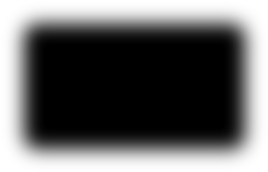
#> input picture clients/roku/images/card-shadow.png, 268 x 172 px, given in place of card-shadow.png-242.png, which was not available
$ python -i make_assets.py   (imports and definitions only)
#> lines starting #> are read from the running program, lines starting #| are printed output that depends on the picture; after the words box and inside, x2 and y2 are one past the last pixel; in counts of white or black regions, pixels touching at a corner belong together
#!/usr/bin/env python3
"""Regenerates the Roku channel's theme-tintable UI masks.

Every image written here is a WHITE mask (alpha carries the shape) so the channel can tint it with a theme token through
`blendColor` (see source/Theme.brs). Needs Pillow and rsvg-convert (librsvg). Run from clients/roku:
    python3 scripts/make_assets.py
Nav icons are drawn from the web's NavIcons.tsx paths (24 box, stroke 1.8, round caps) at their web size of 20 px.
"""
from __future__ import annotations

import math
import re
import shutil
import subprocess
import tempfile
from io import BytesIO
from pathlib import Path

from PIL import Image, ImageChops, ImageDraw, ImageFilter, ImageFont

IMAGES = Path(__file__).resolve().parents[1] / "images"
SS = 8  # supersampling

ICONS = {
    "nav-search": '<circle cx="10.5" cy="10.5" r="6.5"/><path d="m15.5 15.5 4.5 4.5"/>',
    "nav-home": '<path d="M3 11.5 12 4l9 7.5"/><path d="M5.5 9.5V20h13V9.5"/><path d="M10 20v-6h4v6"/>',
    "nav-series": '<rect x="4" y="4" width="16" height="16" rx="2"/><path d="M8 9h8M8 13h8M8 17h5"/><path d="m10 1 2 3 2-3"/>',
    "nav-movies": '<rect x="3" y="5" width="18" height="14" rx="2"/><path d="m7 5 2-3M13 5l2-3M19 5l2-3"/>'
    '<path d="m10 10 5 2.5-5 2.5z" fill="white" stroke="none"/>',
    "nav-sites": '<circle cx="12" cy="12" r="8.5"/><path d="M3.5 12h17M12 3.5c2.2 2.3 3.3 5.1 3.3 8.5S14.2 18.2 12 20.5M12 3.5C9.8 5.8 8.7 8.6 8.7 12s1.1 6.2 3.3 8.5"/>',
    "nav-music": '<path d="M9 18V6l10-2v12"/><circle cx="6.5" cy="18.5" r="2.5"/><circle cx="16.5" cy="16.5" r="2.5"/><path d="M9 10l10-2"/>',
    "nav-playlists": '<path d="M5 6h10M5 10h10M5 14h6"/><path d="M17 13.5v6"/><path d="m17 13.5 4-1.5v5.5"/><circle cx="15.5" cy="19.5" r="1.5"/><circle cx="19.5" cy="17.5" r="1.5"/>',
    "nav-watchlist": '<path d="M6 3.5h12a1 1 0 0 1 1 1V21l-7-4.5L5 21V4.5a1 1 0 0 1 1-1Z"/><path d="M12 7.5v5M9.5 10h5"/>',
    "nav-calendar": '<rect x="3.5" y="5" width="17" height="15" rx="2"/><path d="M3.5 10h17M8 3v4M16 3v4"/>',
    "player-play": '<path d="M7 4.5v15l13-7.5z" fill="white" stroke="none"/>',
    "player-pause": '<rect x="6" y="4.5" width="4.5" height="15" rx="1" fill="white" stroke="none"/><rect x="13.5" y="4.5" width="4.5" height="15" rx="1" fill="white" stroke="none"/>',
    "player-prev": '<rect x="4.5" y="5" width="2.4" height="14" rx="1" fill="white" stroke="none"/><path d="M19.5 5.5v13L8.2 12z" fill="white" stroke="none"/>',
    "player-next": '<rect x="17.1" y="5" width="2.4" height="14" rx="1" fill="white" stroke="none"/><path d="M4.5 5.5v13L15.8 12z" fill="white" stroke="none"/>',
    "player-subtitles": '<rect x="3.5" y="5" width="17" height="14" rx="2"/><path d="M6.5 12h4M13.5 12h4M6.5 15.5h7M15.5 15.5h2"/>',
    "player-playlist": '<path d="M4 6.5h10M4 11.5h10M4 16.5h7"/><path d="m16 14 4 2.5-4 2.5z" fill="white" stroke="none"/>',
    "player-health": '<circle cx="12" cy="12" r="8.5"/><path d="M12 11v5.5"/><circle cx="12" cy="7.8" r="0.9" fill="white" stroke="none"/>',
    "player-audio": '<path d="M5 9.5v5h4l4.5 3.5V6L9 9.5z" fill="white" stroke="none"/><path d="M16.5 9a4.5 4.5 0 0 1 0 6"/><path d="M19 6.5a8 8 0 0 1 0 11"/>',
    "player-volume": '<path d="M4 9.5v5h4l5 4V5.5l-5 4z" fill="white" stroke="none"/><path d="M17 8.5a5 5 0 0 1 0 7"/><path d="M19.7 6a9 9 0 0 1 0 12"/>',
    "player-cast": '<rect x="3" y="4" width="18" height="13" rx="1.5"/><path d="M3 12.5a7.5 7.5 0 0 1 7.5 7.5"/><path d="M3 8.5a11.5 11.5 0 0 1 11.5 11.5"/><circle cx="4.6" cy="19.4" r="1.7"/>',
    "player-fullscreen": '<path d="M4 9V5.5A1.5 1.5 0 0 1 5.5 4H9"/><path d="M15 4h3.5A1.5 1.5 0 0 1 20 5.5V9"/><path d="M20 15v3.5a1.5 1.5 0 0 1-1.5 1.5H15"/><path d="M9 20H5.5A1.5 1.5 0 0 1 4 18.5V15"/>',
    "player-minimise": '<path d="M4 14h6v6M20 10h-6V4M14 10l7-7M3 21l7-7"/>',
    "player-close": '<path d="M6 6l12 12M18 6 6 18"/>',
    "player-close-top": '<path d="M6 6l12 12M18 6 6 18"/>',
    "tile-filters": '<path d="M4 6h16M7 12h10m-7 6h4"/><circle cx="8" cy="6" r="1.5"/><circle cx="15" cy="12" r="1.5"/><circle cx="12" cy="18" r="1.5"/>',
    "tile-bell": '<path d="M6 16V11a6 6 0 0 1 12 0v5l1.5 2h-15z"/><path d="M10 20.5a2 2 0 0 0 4 0"/>',
    "arrow-left": '<path d="M19 12H5M11 6l-6 6 6 6"/>',
    "arrow-right": '<path d="M5 12h14M13 6l6 6-6 6"/>',
    "arrow-up": '<path d="M12 19V5M6 11l6-6 6 6"/>',
    "arrow-down": '<path d="M12 5v14M6 13l6 6 6-6"/>',
    "chevron-down": '<path d="m6 9 6 6 6-6"/>',
    "check": '<path d="m5 12.5 4.5 4.5L19 7.5"/>',
    "icon-empty": '<rect x="3" y="5" width="18" height="14" rx="2.5"/><path d="M6.5 10h8M6.5 13h6M6.5 16h3"/><circle cx="17" cy="8.5" r="1"/>',
}


# [85 lines left out: functions icon, rounded, nine_patch, square_outline, card_glow, group, not called in this run]


SHARED_AVATARS = Path(__file__).resolve().parents[2] / "shared" / "profile-avatars"
AVATAR_PRESETS = ("astronaut", "cat", "dinosaur", "robot", "pirate", "alien")


# [146 lines left out: functions avatar_plates, avatars, profile_focus_ring, profile_focus_shadow, profiles_background, profile_settings_buttons, not called in this run]


def profile_add_avatar(theme: str) -> None:
    """Render web .profile-add: the pre-rendered 242 px gradient PNG the web draws (generate-gradient-assets.mjs), clipped to the
    244 px circle, with the 1 px dashed border and the plus glyph on top."""
#> called with theme = '../images/card-shadow.png'
    size = 244
    scale = SS
    width = height = size * scale
    if theme == "light":
        ink, border = (68, 58, 64), (56, 38, 33, 47)
        filename = "avatar-add-light.png"
    else:
        ink, border = (205, 193, 198), (223, 220, 221, 39)
        filename = "avatar-add.png"
    web = Image.open(Path(__file__).resolve().parents[2] / "tv-web" / "web" / "src" / "assets" / "gradients" / f"profile-add-{theme}-242.png").convert("RGB")
#> web: PIL image 268x172 RGB; every value is 0
    # The 242 px padding box sits inside the 1 px border; the border box repeats the image like the CSS default.
    base = Image.new("RGB", (size, size))
#> base: PIL image 244x244 RGB; every value is 0
    for ty in range(-1, 2):
        for tx in range(-1, 2):
            base.paste(web, (1 + tx * 242, 1 + ty * 242))
    circle = Image.new("L", (width, height), 0)
#> circle: PIL image 1952x1952 L; every value is 0
    ImageDraw.Draw(circle).ellipse((0, 0, width - 1, height - 1), fill=255)
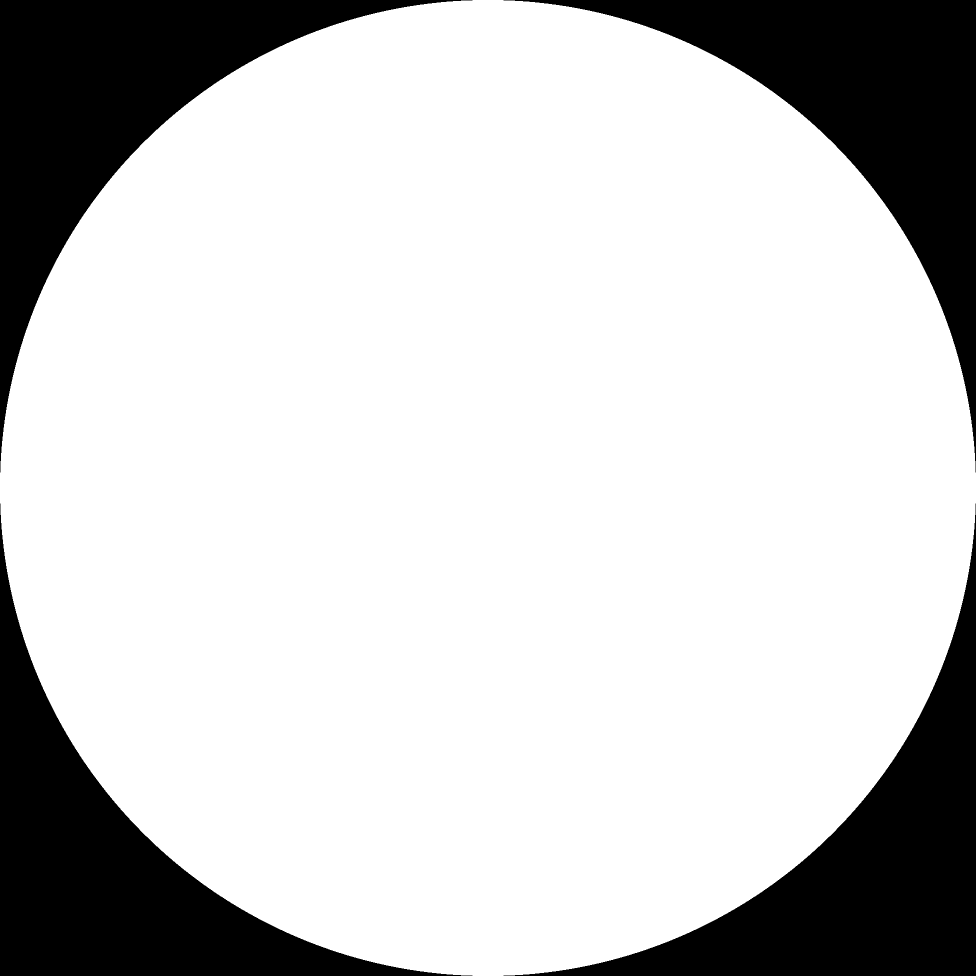
#> circle: PIL image 1952x1952 L (shown at 1/2 size); 78.5% white; 4 black regions, box (x1, y1, x2, y2) and area: (0, 0, 945, 945) 204496, (1007, 0, 1952, 945) 204496, (0, 1007, 945, 1952) 204496, (1007, 1007, 1952, 1952) 204496
    base.putalpha(circle.resize((size, size), Image.Resampling.LANCZOS))
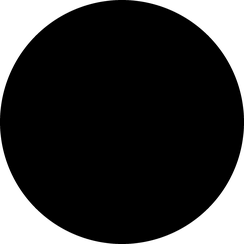
#> base: PIL image 244x244 RGBA; mean R, G, B, A 0, 0, 0, 200.3; transparent parts drawn white
    image = base
    layers = Image.new("RGBA", (width, height), (0, 0, 0, 0))
#> layers: PIL image 1952x1952 RGBA; every value is 0
    border_draw = ImageDraw.Draw(layers)
    centre = (width - 1) / 2
    radius = (size / 2 - 1) * scale
    for start_degrees in range(0, 360, 16):
        border_draw.arc(
            (centre - radius, centre - radius, centre + radius, centre + radius),
            start=start_degrees,
            end=start_degrees + 9,
            fill=border,
            width=1 * scale,
        )
    font = ImageFont.truetype(str(IMAGES.parent / "fonts" / "NunitoSans-300.ttf"), 77 * scale)
    ImageDraw.Draw(layers).text((centre, centre), "+", font=font, fill=ink, anchor="mm")
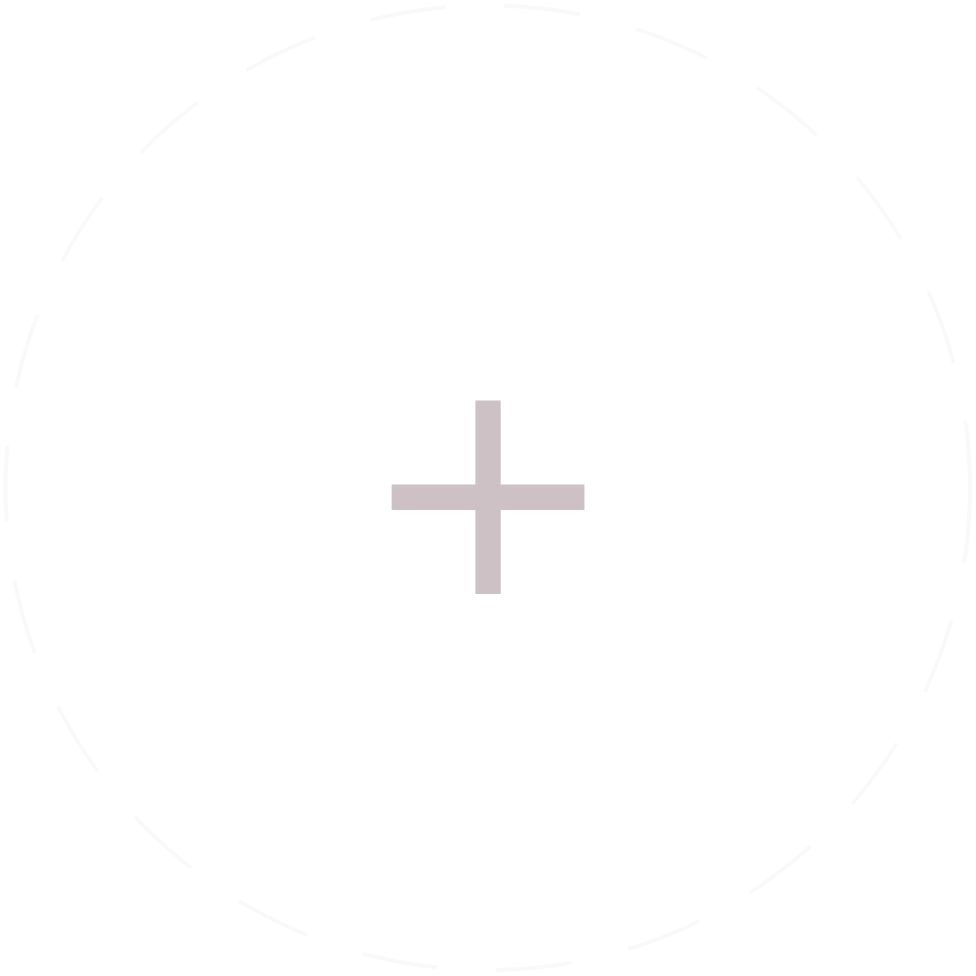
#> layers: PIL image 1952x1952 RGBA (shown at 1/2 size); mean R, G, B, A 3.6, 3.5, 3.5, 2.7; transparent parts drawn white
    image = Image.alpha_composite(image, layers.resize((size, size), Image.Resampling.LANCZOS))
    image.save(IMAGES / filename)


# [302 lines left out: functions profile_visual_assets, profile_signout_buttons, clients_grid_assets, episode_wash, main, not called in this run]


# [2 lines not run here, left out]

>>> result = profile_add_avatar('../images/card-shadow.png')
